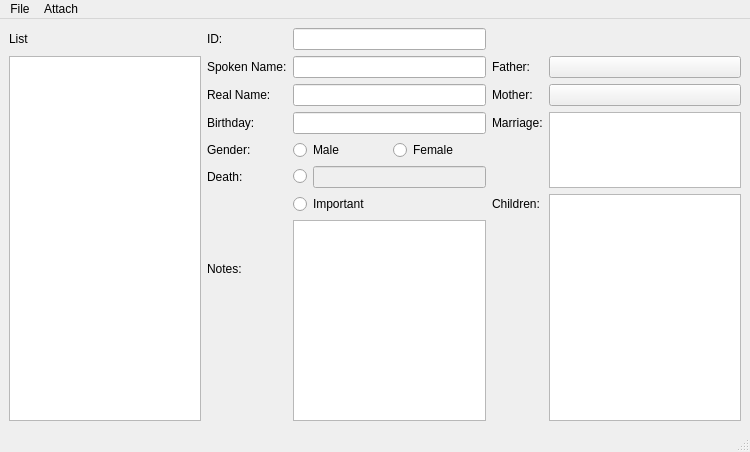
<?xml version="1.0" encoding="UTF-8"?>
<ui version="4.0">
 <class>MainWindow</class>
 <widget class="QMainWindow" name="MainWindow">
  <property name="geometry">
   <rect>
    <x>0</x>
    <y>0</y>
    <width>750</width>
    <height>452</height>
   </rect>
  </property>
  <property name="windowTitle">
   <string>MainWindow</string>
  </property>
  <widget class="QWidget" name="centralwidget">
   <layout class="QGridLayout" name="gridLayout">
    <item row="5" column="1">
     <widget class="QLabel" name="label_6">
      <property name="text">
       <string>Death:</string>
      </property>
     </widget>
    </item>
    <item row="5" column="2">
     <layout class="QHBoxLayout" name="horizontalLayout_2">
      <item>
       <widget class="QRadioButton" name="ddayRadio">
        <property name="text">
         <string/>
        </property>
        <property name="autoExclusive">
         <bool>false</bool>
        </property>
       </widget>
      </item>
      <item>
       <widget class="QLineEdit" name="ddayEdit">
        <property name="enabled">
         <bool>false</bool>
        </property>
       </widget>
      </item>
     </layout>
    </item>
    <item row="7" column="1">
     <widget class="QLabel" name="label_8">
      <property name="text">
       <string>Notes:</string>
      </property>
     </widget>
    </item>
    <item row="1" column="3">
     <widget class="QLabel" name="label_9">
      <property name="text">
       <string>Father:</string>
      </property>
     </widget>
    </item>
    <item row="3" column="3">
     <widget class="QLabel" name="label_11">
      <property name="text">
       <string>Marriage:</string>
      </property>
     </widget>
    </item>
    <item row="6" column="3">
     <widget class="QLabel" name="label_12">
      <property name="text">
       <string>Children:</string>
      </property>
     </widget>
    </item>
    <item row="2" column="3">
     <widget class="QLabel" name="label_10">
      <property name="text">
       <string>Mother:</string>
      </property>
     </widget>
    </item>
    <item row="3" column="4" rowspan="3">
     <widget class="QListWidget" name="spouselist"/>
    </item>
    <item row="0" column="1">
     <widget class="QLabel" name="label">
      <property name="text">
       <string>ID:</string>
      </property>
     </widget>
    </item>
    <item row="2" column="1">
     <widget class="QLabel" name="label_3">
      <property name="text">
       <string>Real Name:</string>
      </property>
     </widget>
    </item>
    <item row="3" column="1">
     <widget class="QLabel" name="label_4">
      <property name="text">
       <string>Birthday:</string>
      </property>
     </widget>
    </item>
    <item row="0" column="2">
     <widget class="QLineEdit" name="keyEdit">
      <property name="readOnly">
       <bool>true</bool>
      </property>
     </widget>
    </item>
    <item row="1" column="2">
     <widget class="QLineEdit" name="nicknameEdit"/>
    </item>
    <item row="1" column="1">
     <widget class="QLabel" name="label_2">
      <property name="text">
       <string>Spoken Name:</string>
      </property>
     </widget>
    </item>
    <item row="2" column="2">
     <widget class="QLineEdit" name="realnameEdit"/>
    </item>
    <item row="4" column="2">
     <layout class="QHBoxLayout" name="horizontalLayout">
      <item>
       <widget class="QRadioButton" name="maleRadio">
        <property name="text">
         <string>Male</string>
        </property>
       </widget>
      </item>
      <item>
       <widget class="QRadioButton" name="femaleRadio">
        <property name="text">
         <string>Female</string>
        </property>
       </widget>
      </item>
     </layout>
    </item>
    <item row="4" column="1">
     <widget class="QLabel" name="label_5">
      <property name="text">
       <string>Gender:</string>
      </property>
     </widget>
    </item>
    <item row="3" column="2">
     <widget class="QLineEdit" name="bdayEdit"/>
    </item>
    <item row="0" column="0">
     <widget class="QLabel" name="label_7">
      <property name="text">
       <string>List</string>
      </property>
     </widget>
    </item>
    <item row="6" column="2">
     <widget class="QRadioButton" name="impRadio">
      <property name="text">
       <string>Important</string>
      </property>
      <property name="autoExclusive">
       <bool>false</bool>
      </property>
     </widget>
    </item>
    <item row="7" column="2" rowspan="2">
     <widget class="QTextEdit" name="notesEdit"/>
    </item>
    <item row="6" column="4" rowspan="3">
     <widget class="QListWidget" name="childrenlist"/>
    </item>
    <item row="1" column="0" rowspan="8">
     <widget class="QListWidget" name="peoplelist">
      <property name="sizePolicy">
       <sizepolicy hsizetype="Expanding" vsizetype="Expanding">
        <horstretch>0</horstretch>
        <verstretch>0</verstretch>
       </sizepolicy>
      </property>
     </widget>
    </item>
    <item row="2" column="4">
     <widget class="QPushButton" name="motherButton">
      <property name="text">
       <string/>
      </property>
     </widget>
    </item>
    <item row="1" column="4">
     <widget class="QPushButton" name="fatherButton">
      <property name="text">
       <string/>
      </property>
     </widget>
    </item>
   </layout>
  </widget>
  <widget class="QMenuBar" name="menubar">
   <property name="geometry">
    <rect>
     <x>0</x>
     <y>0</y>
     <width>750</width>
     <height>21</height>
    </rect>
   </property>
   <widget class="QMenu" name="menuFile">
    <property name="title">
     <string>File</string>
    </property>
    <addaction name="actionNew_Family"/>
    <addaction name="actionSave_Family"/>
    <addaction name="actionOpen_Family"/>
    <addaction name="separator"/>
    <addaction name="actionMerge_Person"/>
    <addaction name="actionDelete_Person"/>
    <addaction name="separator"/>
    <addaction name="actionExit"/>
   </widget>
   <widget class="QMenu" name="menuAttach">
    <property name="title">
     <string>Attach</string>
    </property>
    <addaction name="actionParents"/>
    <addaction name="actionSpouse"/>
    <addaction name="actionChildren"/>
    <addaction name="separator"/>
    <addaction name="actionUnattach"/>
   </widget>
   <addaction name="menuFile"/>
   <addaction name="menuAttach"/>
  </widget>
  <widget class="QStatusBar" name="statusbar"/>
  <action name="actionNew_Family">
   <property name="text">
    <string>New Family</string>
   </property>
  </action>
  <action name="actionParents">
   <property name="text">
    <string>Parents</string>
   </property>
  </action>
  <action name="actionSpouse">
   <property name="text">
    <string>Spouse</string>
   </property>
  </action>
  <action name="actionChildren">
   <property name="text">
    <string>Children</string>
   </property>
  </action>
  <action name="actionDelete_Person">
   <property name="text">
    <string>Delete Person</string>
   </property>
  </action>
  <action name="actionExit">
   <property name="text">
    <string>Exit</string>
   </property>
  </action>
  <action name="actionSave_Family">
   <property name="text">
    <string>Save Family</string>
   </property>
  </action>
  <action name="actionOpen_Family">
   <property name="text">
    <string>Open Family</string>
   </property>
  </action>
  <action name="actionMerge_Person">
   <property name="text">
    <string>Merge Person</string>
   </property>
  </action>
  <action name="actionUnattach">
   <property name="text">
    <string>Unattach</string>
   </property>
  </action>
 </widget>
 <resources/>
 <connections>
  <connection>
   <sender>ddayRadio</sender>
   <signal>toggled(bool)</signal>
   <receiver>ddayEdit</receiver>
   <slot>setEnabled(bool)</slot>
   <hints>
    <hint type="sourcelabel">
     <x>81</x>
     <y>160</y>
    </hint>
    <hint type="destinationlabel">
     <x>111</x>
     <y>161</y>
    </hint>
   </hints>
  </connection>
 </connections>
</ui>
